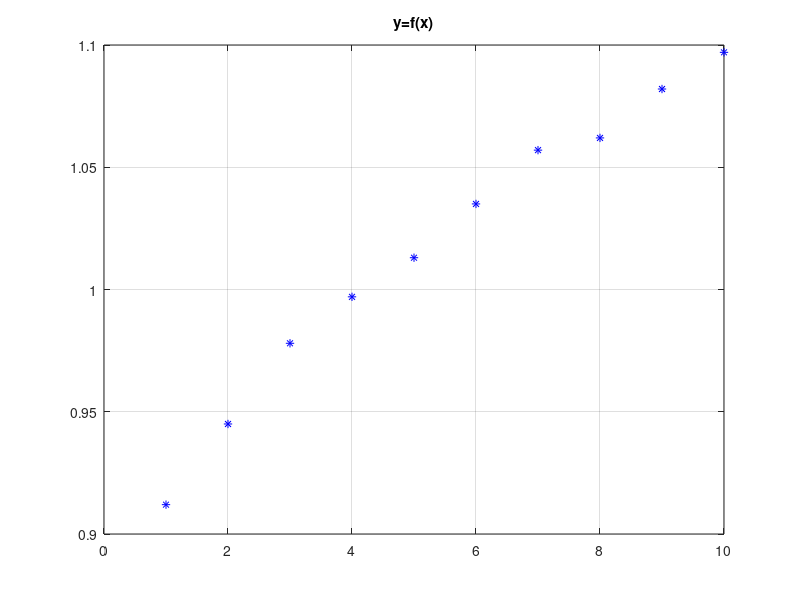
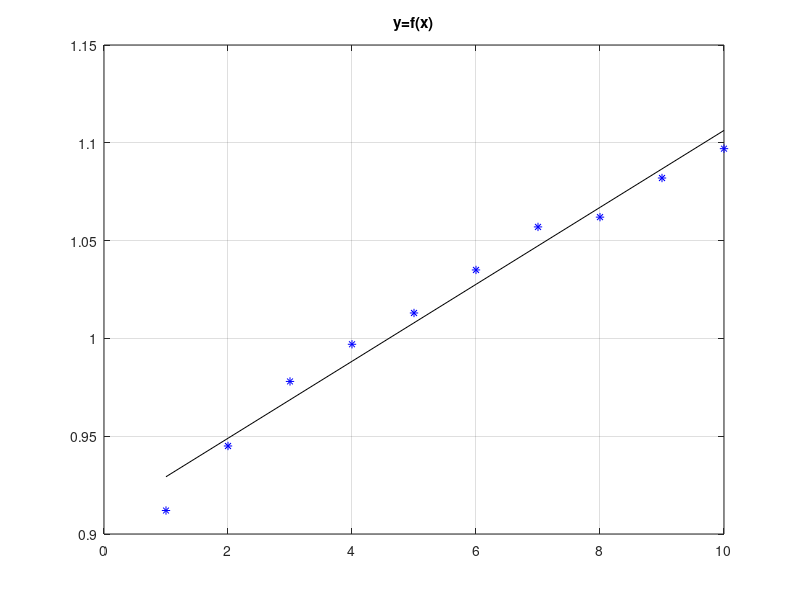
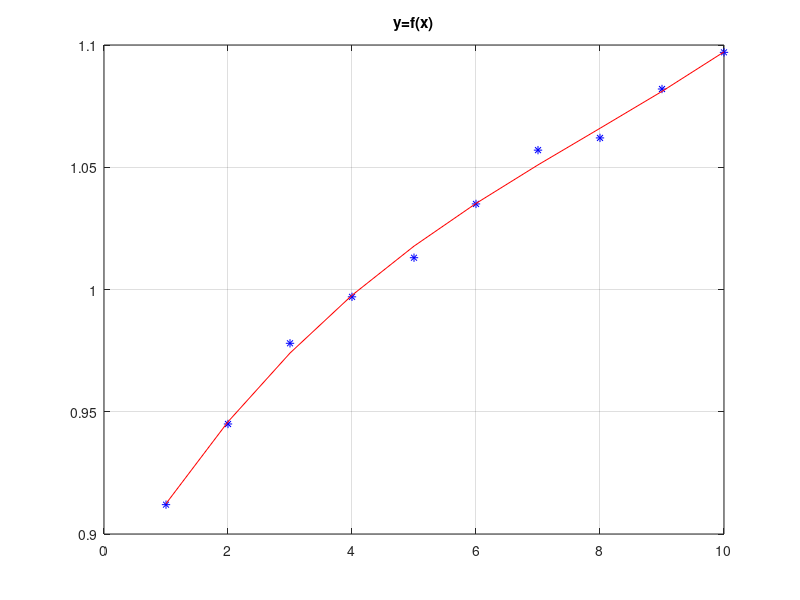

Write the MATLAB code that produced these figures, in order.
% approx_line.m
% Regresja liniowa: y = a*x + b
clear all; close all;
% W wyniku pomiaru otrzymano nastepujace liczby ( x = numer pomiaru, y = wartosc )
x = [ 1 2 3 4 5 6 7 8 9 10 ];
y = [ 0.912 0.945 0.978 0.997 1.013 1.035 1.057 1.062 1.082 1.097 ];
figure; plot( x, y, 'b*' ); title('y=f(x)'); grid; pause
% Aproksymacja linia prosta: y = a * x + b
if(0) % OGOLNIE - rozwiazanie rownania macierzowego
xt = x'; yt = y'; N = length( xt ); % X * ab
X = [ xt, ones(N,1) ]; % y(n) = a*x(n) + b = | x(1) 1 | * | a |
ab = X \ yt; % y(1) = a*x(1) + b = | x(2) 1 | | b |
a = ab(1), b = ab(2), % y(2) = a*x(2) + b = | x(3) 1 |
else % W TYM PRZYPADKU - na podstawie wyprowadzonych wzorow
xm = mean( x ); % srednia wartosc wektora x
ym = mean( y ); % srednia wartosc wektora y
xr = x - xm; % wektor x - srednia x (od kazdego elementu)
yr = y - ym; % wektor y - srednia y (od kazdego elementu)
a = (xr * yr') / (xr * xr') % obliczenie wsp a prostej, to samo
% inaczej: a = sum( xr .* yr ) / sum( xr .* xr )
b = ym - a * xm % obliczenie wsp b prostej
end
figure; plot( x, y, 'b*', x, a*x+b, 'k-' ); title('y=f(x)'); grid; pause

% Takze wielomiany wyzszych rzedow
p = polyfit( x, y, 3 ), % a=p(1), b=p(2)
figure; plot( x, y, 'b*', x, polyval(p,x), 'r-' ); title('y=f(x)'); grid; pause